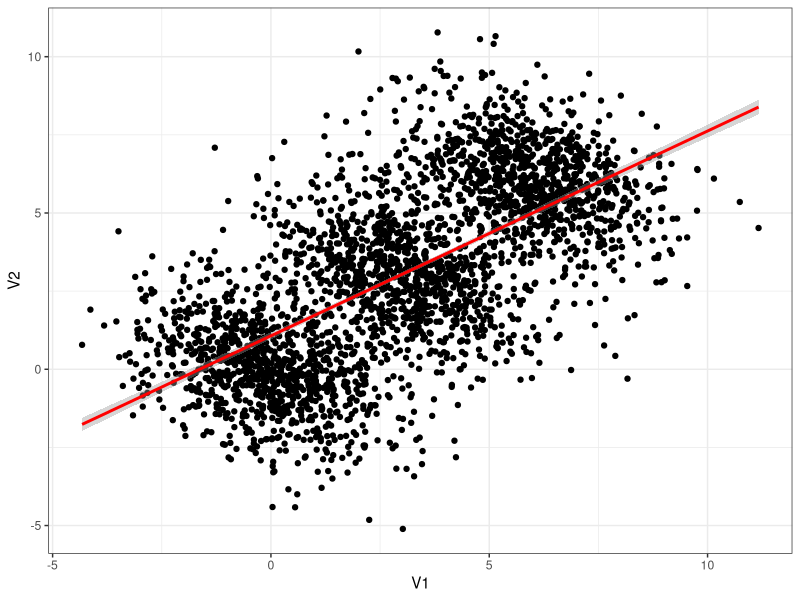
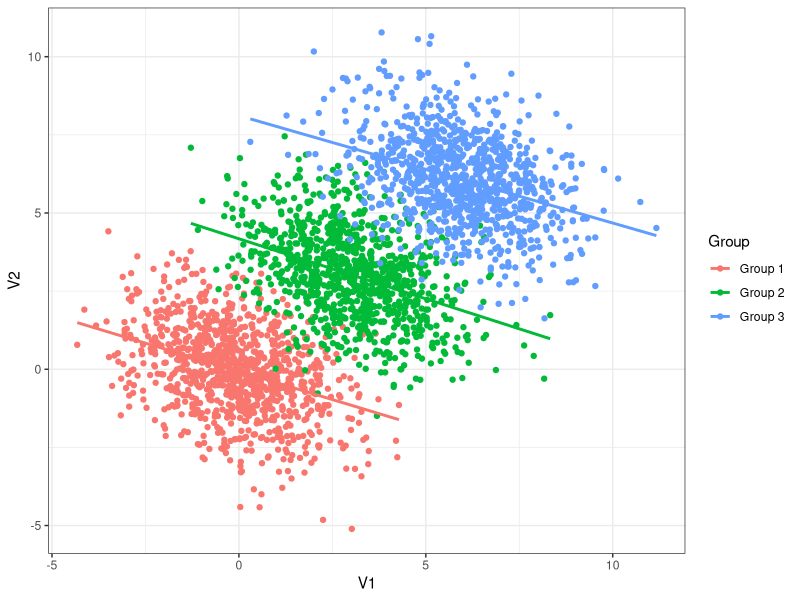

Write R code to recreate these figures, in order.
#
#
#
#
#
#
#
#
#
#
#
#
#
#
#
#
#
#
#
#
#
#
#
#
#
#
#
#
#
#
#
#
#
#
#
#
#
#
#
#
#
#
#
#
#
#
#
#
#
#
#
#
#
#
#
#
#
#
#
#
#
#
#
#
#
#
#
#
#
#
#
#
#
#
#
#
#
#
#
#
#
#
#
#
#
#
#
#
#
#
#
#
#
#
#
#
#
#
#
#
#
#
#
#
#
#
#
#
#
#
#
#
#
#
#
#
#
#
#
#
#
#
#
#
#
#
#
#
#
#
#
#
#
#
#
#
#
#
#
#
#
#
#
#
#
#
#
#
#
#
#
#
#
#
#
#
#
#
#
#
#
#
#
#
#
#
#
#
#
#
#
#
#
#
#
#
#
#
#
#
#
#
#
#
#
#
#| echo: true
#| layout-ncol: 2
#| code-fold: true
suppressPackageStartupMessages(library(tidyverse, quietly = T, warn.conflicts = F))
suppressPackageStartupMessages(library(MASS, quietly = T, warn.conflicts = F))
set.seed(5)
d <- list()
d[['Group 1']] <- as.data.frame(
  mvrnorm(n=1000, mu = c(0,0), Sigma=matrix(c(2,-0.7,-0.7,2), ncol=2))
)
d[['Group 2']] <- as.data.frame(
  mvrnorm(n = 1000, mu = c(3,3), Sigma = matrix(c(2,-0.7,-0.7,2), ncol=2))
)
d[['Group 3']] <- as.data.frame(
  mvrnorm(n=1000, mu = c(6,6), Sigma = matrix(c(2,-0.7, -0.7,2), ncol=2))
)
D <- bind_rows(d, .id = 'Group')

theme_set(theme_bw())
ggplot(D, aes(V1, V2)) + geom_point() + geom_smooth(method='lm', color ='red')
ggplot(D, aes(V1, V2)) + geom_point(aes(color = Group), show.label=F) +
  geom_smooth(aes(color = Group), se=F, method='lm')
#
#
#
#
#
#
#
#
#
#
#
#
#
#
#
#
#
#
#
#
#
#
#
#
#
#
#
#
#
#
#
#
#
#
#
#
#
#
#
#
#
#
#
#
#
#
#
#
#
#
#
#
#
#
#
